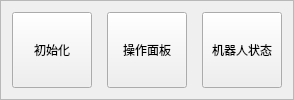
     <widget class="QFrame" name="frame">
      <property name="frameShape">
       <enum>QFrame::StyledPanel</enum>
      </property>
      <property name="frameShadow">
       <enum>QFrame::Raised</enum>
      </property>
      <layout class="QVBoxLayout" name="verticalLayout_2">
       <item>
        <layout class="QHBoxLayout" name="horizontalLayout">
         <property name="spacing">
          <number>15</number>
         </property>
         <property name="leftMargin">
          <number>0</number>
         </property>
         <item>
          <widget class="QPushButton" name="bt_init">
           <property name="enabled">
            <bool>true</bool>
           </property>
           <property name="sizePolicy">
            <sizepolicy hsizetype="Minimum" vsizetype="Preferred">
             <horstretch>0</horstretch>
             <verstretch>0</verstretch>
            </sizepolicy>
           </property>
           <property name="text">
            <string>初始化</string>
           </property>
          </widget>
         </item>
         <item>
          <widget class="QPushButton" name="bt_control">
           <property name="enabled">
            <bool>true</bool>
           </property>
           <property name="sizePolicy">
            <sizepolicy hsizetype="Minimum" vsizetype="Preferred">
             <horstretch>0</horstretch>
             <verstretch>0</verstretch>
            </sizepolicy>
           </property>
           <property name="text">
            <string>操作面板</string>
           </property>
          </widget>
         </item>
         <item>
          <widget class="QPushButton" name="bt_log">
           <property name="enabled">
            <bool>true</bool>
           </property>
           <property name="sizePolicy">
            <sizepolicy hsizetype="Minimum" vsizetype="Preferred">
             <horstretch>0</horstretch>
             <verstretch>0</verstretch>
            </sizepolicy>
           </property>
           <property name="text">
            <string>机器人状态</string>
           </property>
          </widget>
         </item>
        </layout>
       </item>
      </layout>
     </widget>
